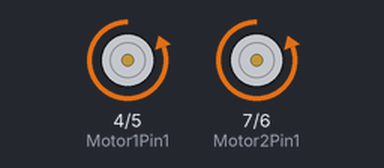
A sketch run on a simulated Arduino Uno, built with avr-gcc and run on an emulated ATmega328P. On the bench: motor-driver pin pairs drawn as motors (green arrow = first pin HIGH = forward, orange = second pin HIGH = backward, longer = more drive).

Above: at 1.0 s.
At 3.0 s:
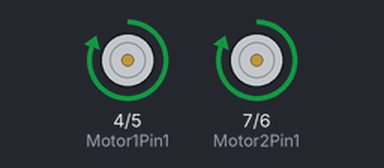
At 5.0 s:
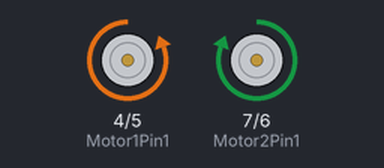
At 9.0 s:
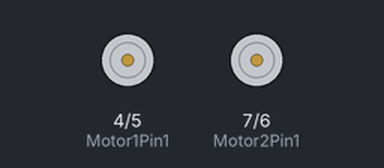
Timing chart, 0 to 13.0 s (numbered marks = the images above):
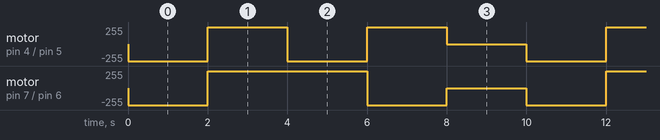

The sketch:

motorTest.ino
```cpp
//RC car with bluetooth communication

const int Motor1Pin1 = 4;  // left motor pins
const int Motor1Pin2 = 5;


const int Motor2Pin2 =6;
const int Motor2Pin1 = 7;


void setup(){

  Serial.begin(9600);
  pinMode(Motor1Pin1, OUTPUT);
  pinMode(Motor1Pin2, OUTPUT);
  pinMode(Motor2Pin1, OUTPUT);
  pinMode(Motor2Pin2, OUTPUT);


}


void loop(){

 moveForward();
 delay(2000);
 moveBackward();
 delay(2000);
 moveLeft();
 delay(2000);
 moveRight();
 delay(2000);
 moveStop();
 delay(2000);

}


//functions for different modes


void moveBackward(){

  digitalWrite(Motor1Pin1, HIGH);
  digitalWrite(Motor1Pin2, LOW);
  digitalWrite(Motor2Pin1, HIGH);
  digitalWrite(Motor2Pin2, LOW);
}

void moveForward(){

  digitalWrite(Motor1Pin1, LOW);
  digitalWrite(Motor1Pin2, HIGH);
  digitalWrite(Motor2Pin1, LOW);
  digitalWrite(Motor2Pin2, HIGH);
}

void moveLeft(){

  digitalWrite(Motor1Pin2, HIGH);
  digitalWrite(Motor1Pin1, LOW);//
  digitalWrite(Motor2Pin1, HIGH);
  digitalWrite(Motor2Pin2,LOW);
}

void moveRight(){

  digitalWrite(Motor1Pin2, LOW);
  digitalWrite(Motor1Pin1, HIGH);
  digitalWrite(Motor2Pin1, LOW); //
  digitalWrite(Motor2Pin2, HIGH);
}


void moveStop(){

  digitalWrite(Motor1Pin1, LOW);
  digitalWrite(Motor1Pin2, LOW);
  digitalWrite(Motor2Pin1, LOW);
  digitalWrite(Motor2Pin2, LOW);
}
```

Measured:
- by itself, motor on pin 7 (Motor2Pin1) / pin 6 (Motor2Pin2): repeats every 10.0 s: forward 255/255 4.0 s, backward 255/255 2.0 s, stopped 2.0 s, backward 255/255 2.0 s
- by itself, motor on pin 4 (Motor1Pin1) / pin 5 (Motor1Pin2): repeats every 10.0 s: forward 255/255 2.0 s, backward 255/255 2.0 s, forward 255/255 2.0 s, stopped 2.0 s, backward 255/255 2.0 s
